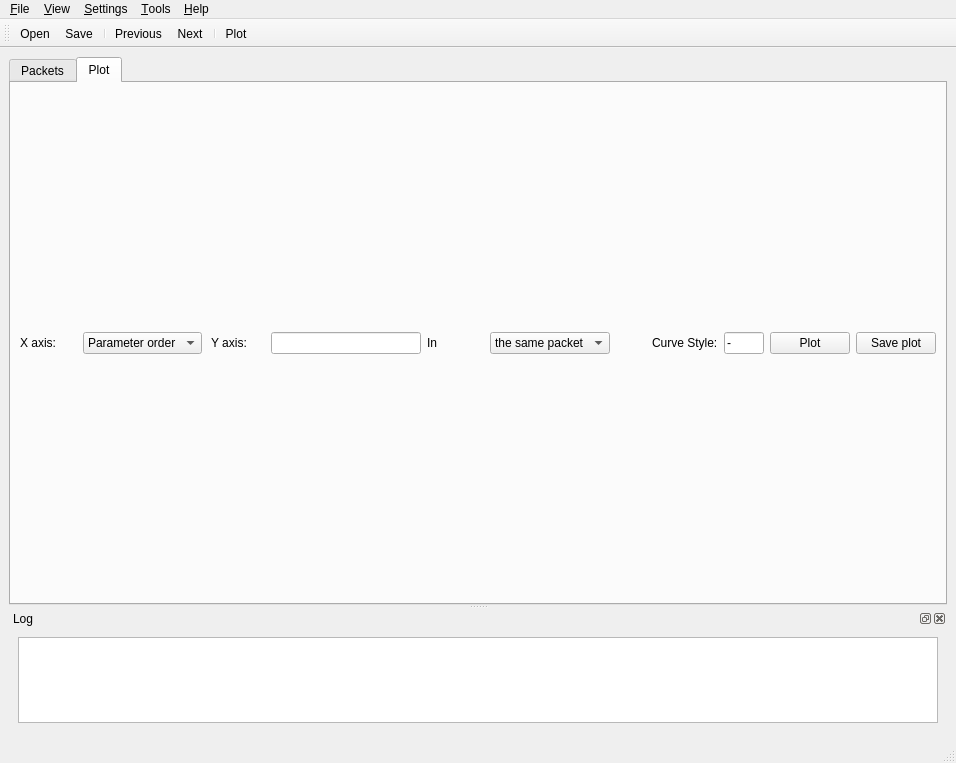
<?xml version="1.0" encoding="UTF-8"?>
<ui version="4.0">
 <class>MainWindow</class>
 <widget class="QMainWindow" name="MainWindow">
  <property name="windowModality">
   <enum>Qt::WindowModal</enum>
  </property>
  <property name="geometry">
   <rect>
    <x>0</x>
    <y>0</y>
    <width>956</width>
    <height>763</height>
   </rect>
  </property>
  <property name="maximumSize">
   <size>
    <width>323232</width>
    <height>323232</height>
   </size>
  </property>
  <property name="windowTitle">
   <string>STIX data parser and viewer</string>
  </property>
  <property name="windowIcon">
   <iconset resource="viewer.qrc">
    <normaloff>:/Icons/images/app.svg</normaloff>:/Icons/images/app.svg</iconset>
  </property>
  <widget class="QWidget" name="centralwidget">
   <layout class="QHBoxLayout" name="horizontalLayout_4">
    <item>
     <widget class="QSplitter" name="splitter_4">
      <property name="orientation">
       <enum>Qt::Vertical</enum>
      </property>
      <widget class="QTabWidget" name="tabWidget">
       <property name="currentIndex">
        <number>1</number>
       </property>
       <widget class="QWidget" name="tab">
        <attribute name="title">
         <string>Packets</string>
        </attribute>
        <layout class="QHBoxLayout" name="horizontalLayout_2">
         <item>
          <widget class="QSplitter" name="splitter_3">
           <property name="orientation">
            <enum>Qt::Horizontal</enum>
           </property>
           <widget class="QSplitter" name="splitter_2">
            <property name="orientation">
             <enum>Qt::Horizontal</enum>
            </property>
            <widget class="QListView" name="listView">
             <property name="minimumSize">
              <size>
               <width>0</width>
               <height>500</height>
              </size>
             </property>
             <property name="maximumSize">
              <size>
               <width>400</width>
               <height>16777215</height>
              </size>
             </property>
            </widget>
           </widget>
           <widget class="QSplitter" name="splitter">
            <property name="orientation">
             <enum>Qt::Vertical</enum>
            </property>
            <widget class="QTableWidget" name="tableWidget">
             <property name="maximumSize">
              <size>
               <width>16777215</width>
               <height>2000</height>
              </size>
             </property>
             <property name="baseSize">
              <size>
               <width>0</width>
               <height>200</height>
              </size>
             </property>
             <attribute name="horizontalHeaderDefaultSectionSize">
              <number>200</number>
             </attribute>
             <attribute name="horizontalHeaderStretchLastSection">
              <bool>true</bool>
             </attribute>
            </widget>
            <widget class="QTreeWidget" name="treeWidget">
             <attribute name="headerHighlightSections">
              <bool>true</bool>
             </attribute>
             <column>
              <property name="text">
               <string notr="true">1</string>
              </property>
             </column>
            </widget>
           </widget>
          </widget>
         </item>
        </layout>
       </widget>
       <widget class="QWidget" name="tab_2">
        <property name="toolTip">
         <string>plot parameters
</string>
        </property>
        <attribute name="title">
         <string>Plot</string>
        </attribute>
        <layout class="QGridLayout" name="gridLayout">
         <item row="0" column="0">
          <widget class="QLabel" name="label_4">
           <property name="text">
            <string>X axis:</string>
           </property>
          </widget>
         </item>
         <item row="0" column="1">
          <widget class="QComboBox" name="xaxisComboBox">
           <item>
            <property name="text">
             <string>Parameter order</string>
            </property>
           </item>
           <item>
            <property name="text">
             <string>Timestamp</string>
            </property>
           </item>
          </widget>
         </item>
         <item row="0" column="2">
          <widget class="QLabel" name="label">
           <property name="text">
            <string> Y axis: </string>
           </property>
          </widget>
         </item>
         <item row="0" column="3">
          <widget class="QLineEdit" name="paramNameEdit">
           <property name="maximumSize">
            <size>
             <width>150</width>
             <height>16777215</height>
            </size>
           </property>
          </widget>
         </item>
         <item row="0" column="4">
          <widget class="QLabel" name="label_2">
           <property name="text">
            <string>In</string>
           </property>
          </widget>
         </item>
         <item row="0" column="5">
          <widget class="QComboBox" name="comboBox">
           <property name="minimumSize">
            <size>
             <width>120</width>
             <height>0</height>
            </size>
           </property>
           <property name="maximumSize">
            <size>
             <width>150</width>
             <height>16777215</height>
            </size>
           </property>
           <property name="modelColumn">
            <number>0</number>
           </property>
           <item>
            <property name="text">
             <string>the same packet</string>
            </property>
           </item>
           <item>
            <property name="text">
             <string>all packets</string>
            </property>
           </item>
          </widget>
         </item>
         <item row="0" column="6">
          <widget class="QLabel" name="descLabel">
           <property name="minimumSize">
            <size>
             <width>30</width>
             <height>0</height>
            </size>
           </property>
           <property name="maximumSize">
            <size>
             <width>0</width>
             <height>16777215</height>
            </size>
           </property>
           <property name="text">
            <string/>
           </property>
          </widget>
         </item>
         <item row="0" column="7">
          <widget class="QLabel" name="label_3">
           <property name="text">
            <string>Curve Style:</string>
           </property>
          </widget>
         </item>
         <item row="0" column="8">
          <widget class="QLineEdit" name="styleEdit">
           <property name="maximumSize">
            <size>
             <width>40</width>
             <height>16777215</height>
            </size>
           </property>
           <property name="text">
            <string>-</string>
           </property>
          </widget>
         </item>
         <item row="0" column="9">
          <widget class="QPushButton" name="plotButton">
           <property name="text">
            <string>Plot</string>
           </property>
          </widget>
         </item>
         <item row="0" column="10">
          <widget class="QPushButton" name="savePlotButton">
           <property name="text">
            <string>Save plot</string>
           </property>
          </widget>
         </item>
        </layout>
       </widget>
      </widget>
      <widget class="QDockWidget" name="dockWidget_2">
       <property name="windowTitle">
        <string>Log</string>
       </property>
       <widget class="QWidget" name="dockWidgetContents_2">
        <layout class="QHBoxLayout" name="horizontalLayout_3">
         <item>
          <widget class="QListWidget" name="listWidget_2"/>
         </item>
        </layout>
       </widget>
      </widget>
     </widget>
    </item>
   </layout>
  </widget>
  <widget class="QMenuBar" name="menubar">
   <property name="geometry">
    <rect>
     <x>0</x>
     <y>0</y>
     <width>956</width>
     <height>22</height>
    </rect>
   </property>
   <widget class="QMenu" name="menu_File">
    <property name="title">
     <string>&amp;File</string>
    </property>
    <addaction name="action_Open"/>
    <addaction name="actionSave"/>
    <addaction name="actionExit"/>
   </widget>
   <widget class="QMenu" name="menu_Help">
    <property name="title">
     <string>&amp;Help</string>
    </property>
    <addaction name="actionAbout"/>
   </widget>
   <widget class="QMenu" name="menuAction">
    <property name="title">
     <string>&amp;View</string>
    </property>
    <addaction name="actionPrevious"/>
    <addaction name="actionNext"/>
    <addaction name="actionLog"/>
   </widget>
   <widget class="QMenu" name="menuSetting">
    <property name="title">
     <string>&amp;Settings</string>
    </property>
    <addaction name="actionSet_IDB"/>
   </widget>
   <widget class="QMenu" name="menu_Tools">
    <property name="title">
     <string>&amp;Tools</string>
    </property>
    <addaction name="action_Plot"/>
   </widget>
   <addaction name="menu_File"/>
   <addaction name="menuAction"/>
   <addaction name="menuSetting"/>
   <addaction name="menu_Tools"/>
   <addaction name="menu_Help"/>
  </widget>
  <widget class="QStatusBar" name="statusbar"/>
  <widget class="QToolBar" name="toolBar">
   <property name="windowTitle">
    <string>toolBar</string>
   </property>
   <attribute name="toolBarArea">
    <enum>TopToolBarArea</enum>
   </attribute>
   <attribute name="toolBarBreak">
    <bool>false</bool>
   </attribute>
   <addaction name="action_Open"/>
   <addaction name="actionSave"/>
   <addaction name="separator"/>
   <addaction name="actionPrevious"/>
   <addaction name="actionNext"/>
   <addaction name="separator"/>
   <addaction name="action_Plot"/>
  </widget>
  <action name="action_Open">
   <property name="text">
    <string>&amp;Open</string>
   </property>
  </action>
  <action name="actionExit">
   <property name="text">
    <string>&amp;Exit</string>
   </property>
  </action>
  <action name="actionAbout">
   <property name="text">
    <string>About</string>
   </property>
  </action>
  <action name="actionPrevious">
   <property name="text">
    <string>Previous</string>
   </property>
   <property name="menuRole">
    <enum>QAction::AboutQtRole</enum>
   </property>
  </action>
  <action name="actionNext">
   <property name="text">
    <string>Next</string>
   </property>
  </action>
  <action name="actionSet_IDB">
   <property name="text">
    <string>Set &amp;IDB</string>
   </property>
  </action>
  <action name="actionSave">
   <property name="text">
    <string>Sa&amp;ve</string>
   </property>
  </action>
  <action name="actionLog">
   <property name="text">
    <string>Show Log</string>
   </property>
  </action>
  <action name="action_Plot">
   <property name="icon">
    <iconset resource="viewer.qrc">
     <normaloff>:/Icons/images/graph.svg</normaloff>:/Icons/images/graph.svg</iconset>
   </property>
   <property name="text">
    <string>&amp;Plot</string>
   </property>
  </action>
 </widget>
 <resources>
  <include location="viewer.qrc"/>
 </resources>
 <connections/>
</ui>
